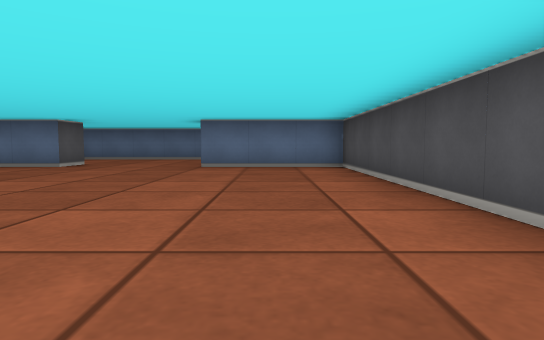
[1] (above)

15 first-person views from a walk through a cub3D level. The camera is about half as high as the walls, tilts 4° down and sees 75° across. The floor is counted in squares. Each view is taken from the middle of a square. On the plan, view 1 faces up. The plan holds only what a view shows up to about 9 squares ahead; the rest is blank.

[2]
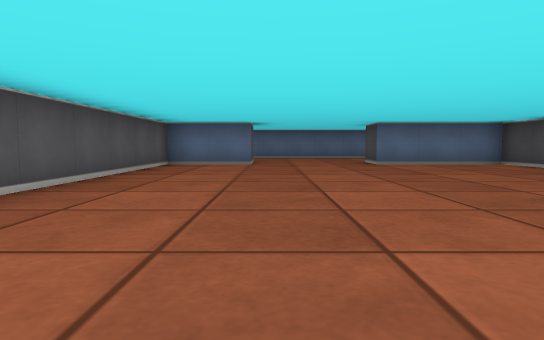

[3]
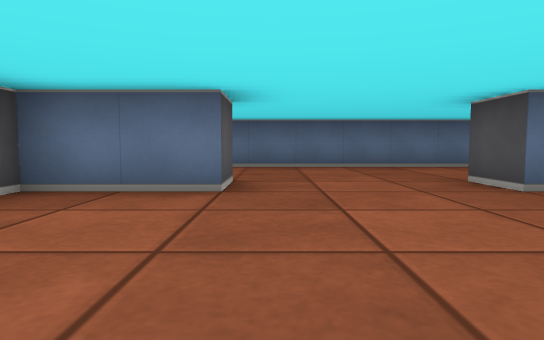

[4]
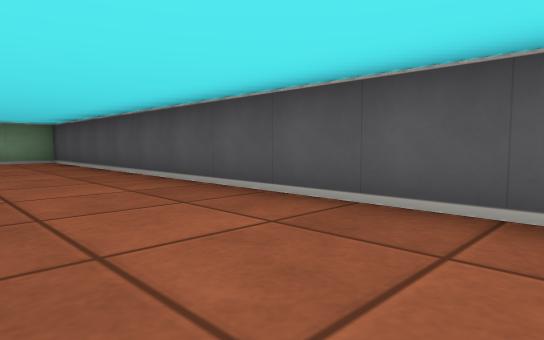

[5]
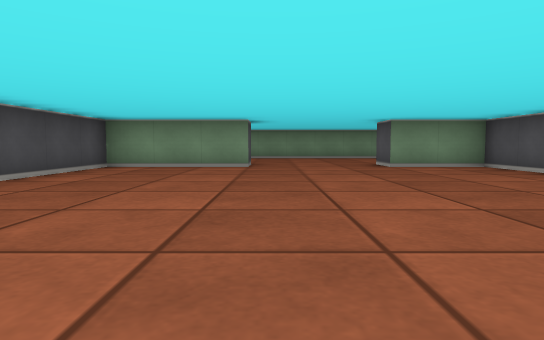

[6]
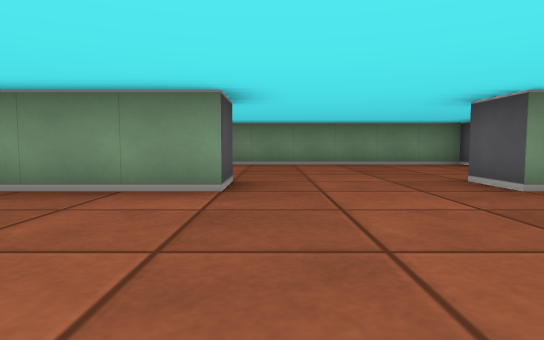

[7]
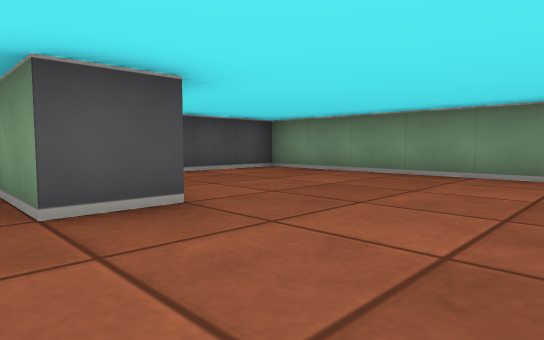

[8]
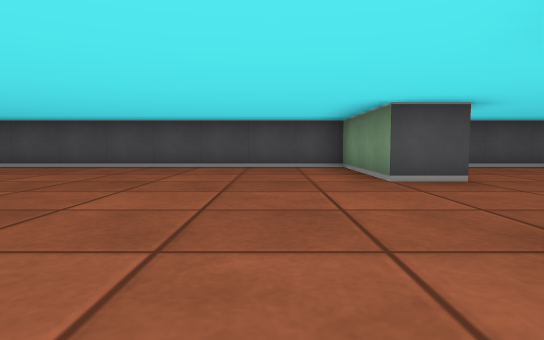

[9]
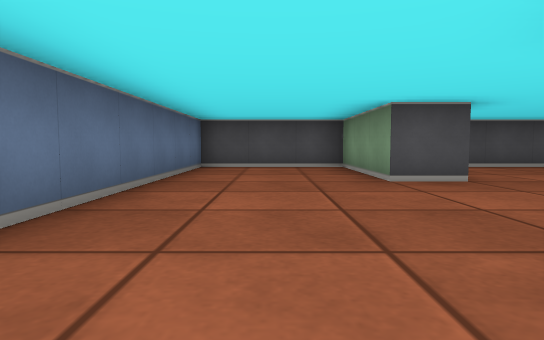

[10]
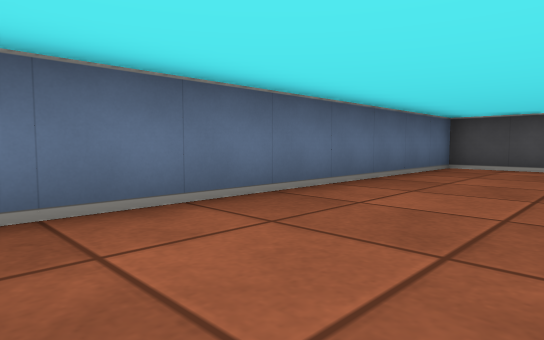

[11]
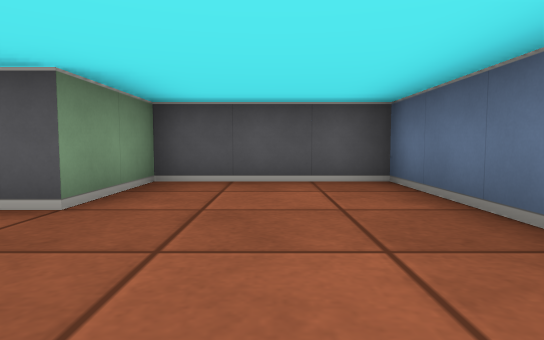

[12]
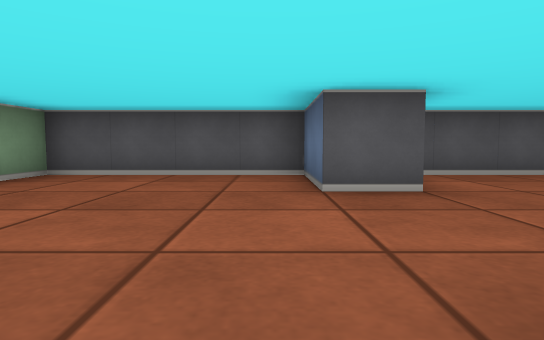

[13]
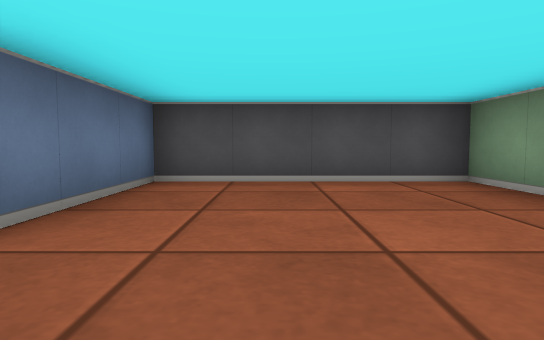

[14]
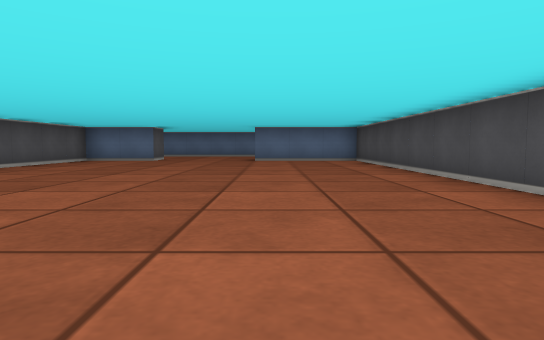

[15]
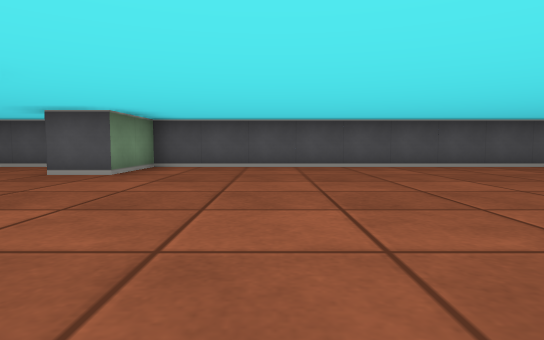

### Floor plan
Points are (right, up) in squares from view 1. A wall is a line through its corners. A room is listed if a view was taken in it or the views show most of it. See-through windows are left out.
Room 1 (views 1, 2, 3, 4, 5, 6, 7, 8, 9, 10, 11, 12, 13, 14, 15)
walls: (-1.5, -7.6) (-1.5, -6.5) (1.5, -6.5) (1.5, 7.5) (-1.5, 7.5) (-1.5, 8.5) (1.5, 8.5) (1.5, 11.5) (-6.5, 11.5) (-6.5, 8.5) (-4.5, 8.5) (-4.5, 7.5) (-6.5, 7.5) (-6.5, -6.5) (-4.5, -6.5) (-4.5, -7.5) (-6.5, -7.5) (-6.5, -11.5) (1.5, -11.5) (1.5, -7.5) (-1.1, -7.5)

Where each view was taken, in squares from view 1:
view 1: 0 up, 0 right, facing up
view 2: 1 down, 4 left, facing up
view 3: 4 up, 4 left, facing up
view 4: 4 up, 4 left, facing down-left
view 5: 1 up, 2 left, facing down
view 6: 3 down, 2 left, facing down
view 7: 6 down, 4 left, facing down-right
view 8: 5 down, 6 left, facing right
view 9: 10 up, 6 left, facing right
view 10: 9 up, 6 left, facing up-right
view 11: 10 up, 2 left, facing left
view 12: 8 down, 1 left, facing left
view 13: 9 down, 3 left, facing right
view 14: 3 down, 1 left, facing up
view 15: 4 down, 1 right, facing left
